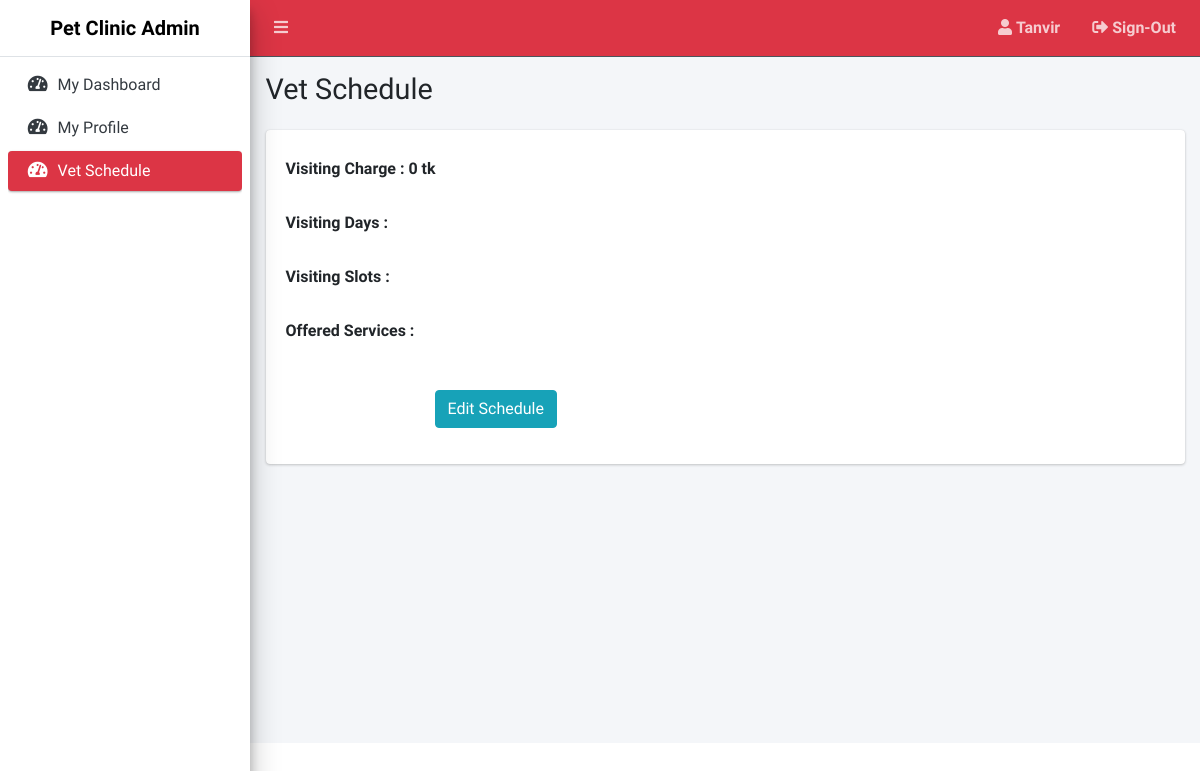
The page /admin/vet-schedule.php (signed in) on the database as committed earlier.
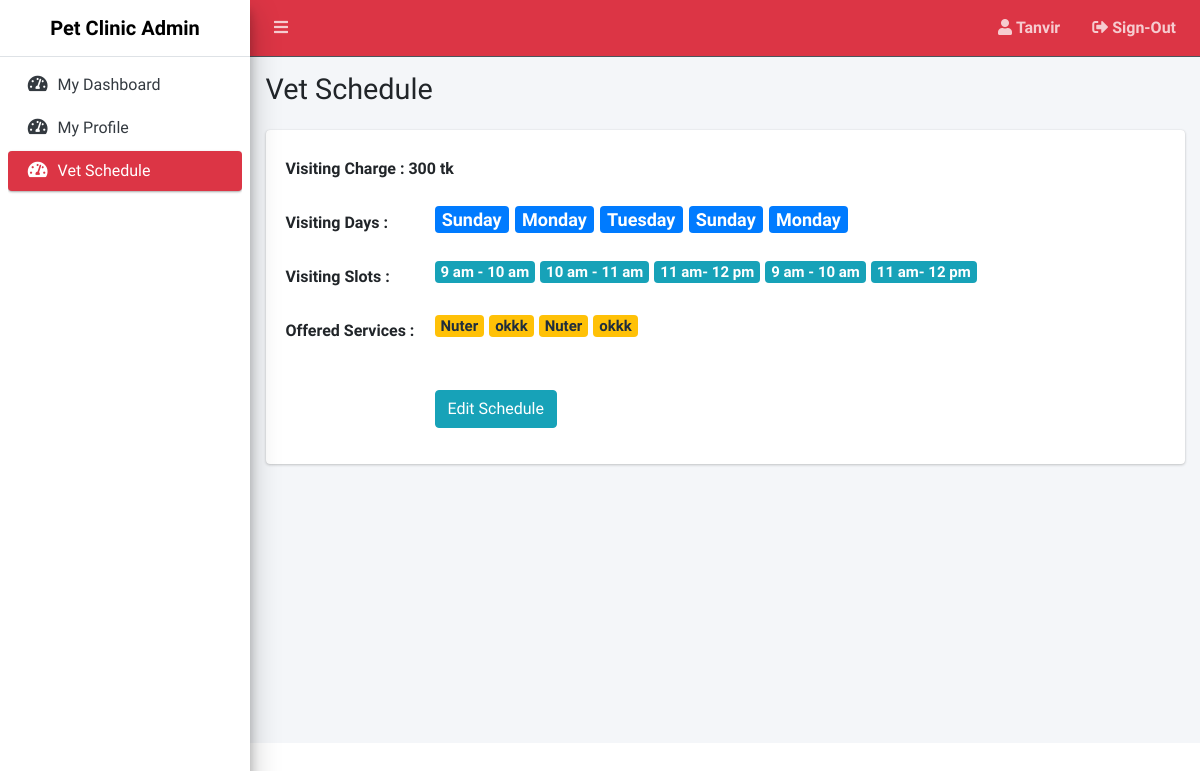
The same page on the database as committed later.
### tables this page shows
CREATE TABLE `vetdetails` (
  `id` int(11) NOT NULL,
  `user_id` int(11) DEFAULT NULL,
  `bmdc_registered_number` varchar(200) NOT NULL,
  `full_name` varchar(200) NOT NULL,
  `title` varchar(200) NOT NULL,
  `education` varchar(200) NOT NULL,
  `email_address` varchar(200) NOT NULL,
  `address` varchar(200) NOT NULL,
  `gender` varchar(20) NOT NULL,
  `visiting_charge` int(11) NOT NULL,
  `short_bio` varchar(255) NOT NULL,
  `pro_pic` varchar(200) NOT NULL,
  `location_id` int(11) NOT NULL,
  `avg_rating` float(10,2) NOT NULL,
  `is_approved` tinyint(1) DEFAULT -1,
  `is_completed` int(4) NOT NULL DEFAULT -1
);

CREATE TABLE `vet_available_days` (
  `id` int(11) NOT NULL,
  `vet_id` int(11) NOT NULL,
  `week_days` int(11) NOT NULL
);

CREATE TABLE `weekdays` (
  `id` int(11) NOT NULL,
  `days` varchar(50) NOT NULL
);

CREATE TABLE `vet_available_slot` (
  `id` int(11) NOT NULL,
  `vet_id` int(11) NOT NULL,
  `slot_id` int(11) NOT NULL
);

CREATE TABLE `slot` (
  `id` int(11) NOT NULL,
  `time` varchar(100) NOT NULL
);

CREATE TABLE `vet_available_service` (
  `id` int(11) NOT NULL,
  `vet_id` int(11) NOT NULL,
  `service_id` int(11) NOT NULL
);

CREATE TABLE `services` (
  `id` int(11) NOT NULL,
  `service_name` varchar(80) NOT NULL,
  `service_details` varchar(255) NOT NULL
);

### admin/view-schedule.php (the view, shortened to what this page needs)
<?php
$conn = connect();
$id = $_SESSION['id'];
$sql = "SELECT * FROM vetdetails WHERE user_id = '$id' ";
$result = $conn->query($sql);
$row = mysqli_fetch_assoc($result);
$sql2 = "SELECT * FROM vet_available_days as v,weekdays as w WHERE v.week_days = w.id AND vet_id = '$id' ";
$days = $conn->query($sql2);
$sql3 = "SELECT * FROM vet_available_slot as v,slot as s WHERE v.slot_id = s.id AND vet_id = '$id' ";
$slots = $conn->query($sql3);
$sql4 = "SELECT * FROM vet_available_service as v,services as s WHERE v.service_id = s.id AND vet_id = '$id' ";
$services = $conn->query($sql4);
?>
<?php include 'includes/header.php'; ?>
<?php include 'includes/navbar.php'; ?>
<?php include 'includes/sidebar.php'; ?>
<div class="content-wrapper">
  <div class="content-header">
    <div class="container-fluid">
      <div class="row mb-2">
        <div class="col-sm-6">
          <h1>Vet Schedule</h1>
        </div>
      </div>
    </div>
  </div>
  <section class="content">
    <div class="container-fluid">
      <div class="card">
        <div class="card-body">
          <form action="controllers/scheduleController.php" method="post">
            <div class="form-group row">
              <label for="inputName" class="col-sm-4 col-form-label">Visiting Charge : <?= $row['visiting_charge'] ?> tk</label>
            </div>
            <div class="form-group row">
              <label for="inputName2" class="col-sm-2 col-form-label">Visiting Days :
              </label>
              <h4 class="col-sm-8">
                <?php
                foreach ($days as $day) {
                ?><span class="badge badge-primary"><?= $day['days'] ?></span>
                <?php
                }
                ?>
              </h4>
            </div>
            <div class="form-group row">
              <label for="inputName2" class="col-sm-2 col-form-label">Visiting Slots :
              </label>
              <h5 class="col-sm-8">
                <?php
                foreach ($slots as $slot) {
                ?><span class="badge badge-info"><?= $slot['time'] ?></span>
                <?php
                }
                ?>
              </h5>
            </div>
            <div class="form-group row">
              <label for="inputName2" class="col-sm-2 col-form-label">Offered Services :
              </label>
              <h5 class="col-sm-8">
                <?php
                foreach ($services as $service) {
                ?><span class="badge badge-warning"><?= $service['service_name'] ?></span>
                <?php
                }
                ?>
              </h5>
            </div>
            <div class=" form-group row">
              <div class="offset-sm-2 col-sm-10">
                <a type="submit" href="add-schedule?edit" class="btn btn-info mt-4">Edit Schedule</a>
              </div>
            </div>
          </form>
        </div>
      </div>
    </div>
  </section>
</div>
<?php include 'includes/footer.php'; ?>

### admin/vet-schedule.php (shortened to what this page needs)
<?php session_start();
$conn = connect();
$id = $_SESSION['id'];
$sql = "SELECT is_completed FROM vetdetails WHERE user_id = '$id'";
$result = $conn->query($sql);
$row = mysqli_fetch_assoc($result);
?>
<?php
if ($row['is_completed'] == -1) {
  include_once('add-schedule.php');
} else {
  include_once('view-schedule.php');
}
?>

### admin/includes/header.php (shortened to what this page needs)
<!DOCTYPE html>
<html>
<head>
  <link rel="stylesheet" href="plugins/fontawesome-free/css/all.min.css">
  <link rel="stylesheet" href="plugins/datatables-bs4/css/dataTables.bootstrap4.min.css">
  <link rel="stylesheet" href="plugins/datatables-responsive/css/responsive.bootstrap4.min.css">
  <link rel="stylesheet" href="plugins/datatables-buttons/css/buttons.bootstrap4.min.css">
  <link rel="stylesheet" href="plugins/select2/css/select2.min.css">
  <link rel="stylesheet" href="plugins/select2-bootstrap4-theme/select2-bootstrap4.min.css">
  <link rel="stylesheet" href="dist/css/adminlte.min.css">
</head>

### admin/includes/navbar.php
<body class="hold-transition sidebar-mini layout-fixed">
<div class="wrapper">
  <nav class="main-header navbar navbar-expand navbar-dark navbar-danger">
    <ul class="navbar-nav">
      <li class="nav-item">
        <a class="nav-link" data-widget="pushmenu" href="#"><i class="fas fa-bars"></i></a>
      </li>
    </ul>
    <ul class="navbar-nav ml-auto" >
      <li class="nav-item">
        <a class="nav-link" data-widget="control-sidebar" data-slide="true" >
          <i class="fas fa-user"></i> <b><?php echo $_SESSION['name']; ?></b>
        </a>
      </li>
      <li class="nav-item">
        <a class="nav-link" href="logout.php">
        <i class="fas fa-sign-out-alt"></i> <b>Sign-Out</b>
      </a>
      </li>
    </ul>
  </nav>

### admin/includes/sidebar.php
<aside class="main-sidebar elevation-4 sidebar-light-danger">
  <a href="dashboard" class="brand-link text-center">
    <span class="brand-text font-weight-bold">Pet Clinic Admin</span>
  </a>
  <?php $activePage = basename($_SERVER['PHP_SELF'], ".php"); ?>
  <div class="sidebar">
    <nav class="mt-2">
      <ul class="nav nav-pills nav-sidebar flex-column nav-child-indent" data-widget="treeview" role="menu" data-accordion="false">
        <?php if (isset($_SESSION['role']) && $_SESSION['role'] == 1) { ?>
          <li class="nav-item">
            <a href="dashboard" class="nav-link <?= ($activePage == 'dashboard') ? 'active' : ''; ?> ">
              <i class="nav-icon fas fa-tachometer-alt"></i>
              <p>
                Dashboard
              </p>
            </a>
          </li>
          <li class="nav-item">
            <a href="service-list" class="nav-link <?= ($activePage == 'service-list') ? 'active' : ''; ?> ">
              <i class="nav-icon fas fa-tachometer-alt"></i>
              <p>
                Service List
              </p>
            </a>
          </li>
          <li class="nav-item">
            <a href="vet-verification" class="nav-link <?= ($activePage == 'vet-verification') ? 'active' : ''; ?> ">
              <i class="nav-icon fas fa-tachometer-alt"></i>
              <p>
                Vet Varification
              </p>
            </a>
          </li>
        <?php } elseif (isset($_SESSION['role']) && $_SESSION['role'] == 2) { ?>
          <li class="nav-item">
            <a href="vet-dashboard" class="nav-link <?= ($activePage == 'vet-dashboard') ? 'active' : ''; ?> ">
              <i class="nav-icon fas fa-tachometer-alt"></i>
              <p>
                My Dashboard
              </p>
            </a>
          </li>
          <li class="nav-item">
            <a href="profile" class="nav-link <?= ($activePage == 'profile') ? 'active' : ''; ?> ">
              <i class="nav-icon fas fa-tachometer-alt"></i>
              <p>
                My Profile
              </p>
            </a>
          </li>
          <li class="nav-item">
            <a href="vet-schedule" class="nav-link <?= ($activePage == 'vet-schedule') ? 'active' : ''; ?> ">
              <i class="nav-icon fas fa-tachometer-alt"></i>
              <p>
                Vet Schedule
              </p>
            </a>
          </li>
        <?php } ?>
      </ul>
    </nav>
  </div>
</aside>

### admin/includes/footer.php (shortened to what this page needs)
</div>
</body>
</html>

Rows that differ between the two databases and show on the page:
changed vetdetails: is_completed 0 → 1 (drawn); visiting_charge "0" → "300"
added vet_available_days: weekdays.days "Sunday"
added vet_available_days: weekdays.days "Monday"
added vet_available_days: weekdays.days "Tuesday"
added vet_available_slot: slot.time "9 am - 10 am"
added vet_available_slot: slot.time "10 am - 11 am"
added vet_available_slot: slot.time "11 am- 12 pm"
added vet_available_service: service.service_name "Nuter"
added vet_available_service: service.service_name "okkk"
